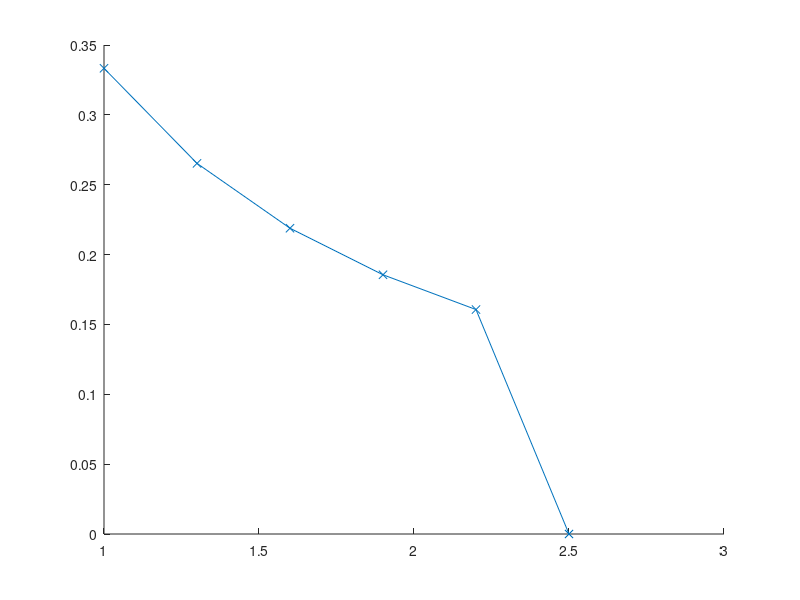

Source code (MATLAB): (Note: this script raises an error after producing the figure.)
addpath(genpath('Functions'))

f = @(x) (1 + x) / (1+2*x+3*x^2);

x = linspace(1,2.5,6);
y = zeros(1, 6);
for i = 1:5
    y(i) = f(x(i));
end

hold on
plot(x,y, '-x');

ynew = zeros(1, 6);
for i = 1:5
    ynew(i) = PolinomLagrange(x, y, x(i), 5);
end
plot(x, ynew, '-*');

ynew = zeros(1, 5);
for i = 1:6
    ynew(i) = PolinomNewton(x, y, x(i), 5);
end
plot(x, ynew, '-*');

y_sejati = f(1.7);
y_hampiran = PolinomNewton(x, y, 1.7, 5);
galat = abs(y_hampiran - y_sejati);
fprintf('%0.22f\n', galat);

legend('Sejati', 'Polinom Lagrange', 'Polinom Newton')
hold off